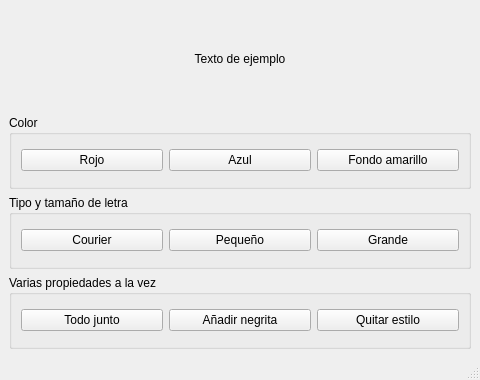
<?xml version="1.0" encoding="UTF-8"?>
<ui version="4.0">
 <class>MainWindow</class>
 <widget class="QMainWindow" name="MainWindow">
  <property name="geometry">
   <rect>
    <x>0</x>
    <y>0</y>
    <width>480</width>
    <height>380</height>
   </rect>
  </property>
  <property name="windowTitle">
   <string>Estilo de un widget</string>
  </property>
  <widget class="QWidget" name="centralwidget">
   <layout class="QVBoxLayout" name="vlPrincipal">
    <item>
     <widget class="QLabel" name="lblPreview">
      <property name="minimumSize">
       <size>
        <width>0</width>
        <height>100</height>
       </size>
      </property>
      <property name="text">
       <string>Texto de ejemplo</string>
      </property>
      <property name="alignment">
       <set>Qt::AlignmentFlag::AlignCenter</set>
      </property>
     </widget>
    </item>
    <item>
     <widget class="QGroupBox" name="grpColor">
      <property name="title">
       <string>Color</string>
      </property>
      <layout class="QHBoxLayout" name="hlColor">
       <item>
        <widget class="QPushButton" name="btnRojo">
         <property name="text">
          <string>Rojo</string>
         </property>
        </widget>
       </item>
       <item>
        <widget class="QPushButton" name="btnAzul">
         <property name="text">
          <string>Azul</string>
         </property>
        </widget>
       </item>
       <item>
        <widget class="QPushButton" name="btnFondo">
         <property name="text">
          <string>Fondo amarillo</string>
         </property>
        </widget>
       </item>
      </layout>
     </widget>
    </item>
    <item>
     <widget class="QGroupBox" name="grpLetra">
      <property name="title">
       <string>Tipo y tamaño de letra</string>
      </property>
      <layout class="QHBoxLayout" name="hlLetra">
       <item>
        <widget class="QPushButton" name="btnCourier">
         <property name="text">
          <string>Courier</string>
         </property>
        </widget>
       </item>
       <item>
        <widget class="QPushButton" name="btnPequeno">
         <property name="text">
          <string>Pequeño</string>
         </property>
        </widget>
       </item>
       <item>
        <widget class="QPushButton" name="btnGrande">
         <property name="text">
          <string>Grande</string>
         </property>
        </widget>
       </item>
      </layout>
     </widget>
    </item>
    <item>
     <widget class="QGroupBox" name="grpVarias">
      <property name="title">
       <string>Varias propiedades a la vez</string>
      </property>
      <layout class="QHBoxLayout" name="hlVarias">
       <item>
        <widget class="QPushButton" name="btnTodo">
         <property name="text">
          <string>Todo junto</string>
         </property>
        </widget>
       </item>
       <item>
        <widget class="QPushButton" name="btnNegrita">
         <property name="text">
          <string>Añadir negrita</string>
         </property>
        </widget>
       </item>
       <item>
        <widget class="QPushButton" name="btnQuitar">
         <property name="text">
          <string>Quitar estilo</string>
         </property>
        </widget>
       </item>
      </layout>
     </widget>
    </item>
   </layout>
  </widget>
  <widget class="QMenuBar" name="menubar">
   <property name="geometry">
    <rect>
     <x>0</x>
     <y>0</y>
     <width>480</width>
     <height>22</height>
    </rect>
   </property>
  </widget>
  <widget class="QStatusBar" name="statusbar"/>
 </widget>
 <resources/>
 <connections/>
</ui>
